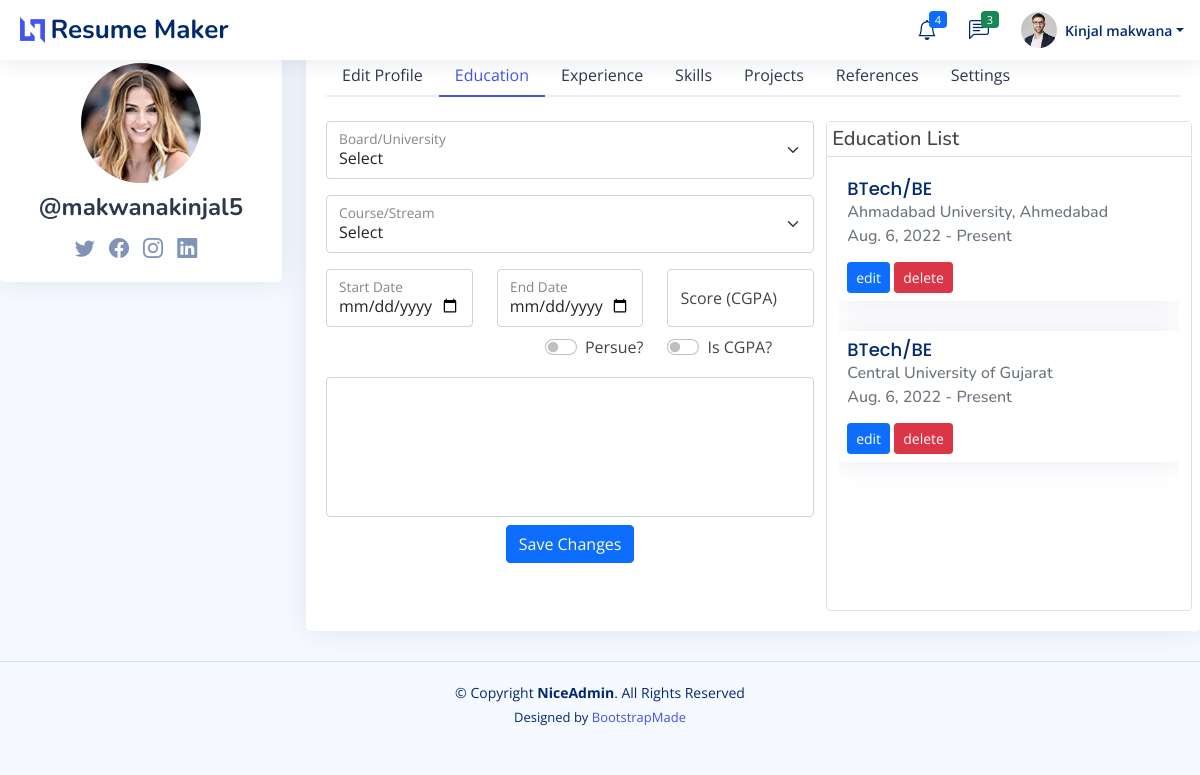
The page /profile_page/ (signed in) on the database its author committed.
### resumeApp/models.py (models this page shows, shortened)
class User(models.Model):
    Master = models.ForeignKey(Master, on_delete=models.CASCADE)
    UserName = models.CharField(max_length=25, unique=True)
    Image = models.FileField(upload_to="users/profile/", default="avatar.png")
    About = models.TextField(max_length=255, default="")
    FullName = models.CharField(max_length=30, default="")
    BirthDate = models.DateTimeField()
    Mobile = models.CharField(max_length=10, default="")
    Gender = models.CharField(max_length=10, choices=gender_choice)
    BirthDate = models.DateField(auto_now=True)
    Country = models.CharField(max_length=20, default="")
    State = models.CharField(max_length=20, default="")
    City = models.CharField(max_length=20, default="")
    Address = models.TextField(max_length=255, default="")
    class Meta:
        db_table = 'user'

class Education(models.Model):
    User = models.ForeignKey(User, on_delete=models.CASCADE)
    BoardUniversity = models.ForeignKey(BoardOrUniversity, on_delete=models.CASCADE)
    CourseStream = models.ForeignKey(CourseOrStream, on_delete=models.CASCADE)
    IsContinue = models.BooleanField(default=False)
    StartDate = models.DateField(auto_created=True, blank=True)
    EndDate = models.DateField(auto_created=True, blank=True)
    Score = models.DecimalField(null=True, max_digits=4, decimal_places=2, validators=[validators.MinValueValidator(0.00)])
    IsPercent = models.BooleanField(default=True)
    Description = models.CharField(max_length=100)
    IsCompleted = models.BooleanField(default=False)
    class Meta:
        db_table = 'education'

class CourseOrStream(models.Model):
    Name = models.CharField(max_length=50)
    Type = models.CharField(max_length=10)
    Duration = models.IntegerField(validators=[validators.MinValueValidator(1), validators.MaxValueValidator(4)])
    class Meta:
        db_table = 'Course Or Stream'

class BoardOrUniversity(models.Model):
    Name = models.CharField(max_length=50)
    Location = models.TextField(max_length=100)
    class Meta:
        db_table = 'BoardOrUniversity'
        verbose_name_plural = 'Board Or Universities'

### resumeApp/views.py (the view)
# urls.py: path('profile_page/', profile_page, name="profile_page"),
def profile_page(request):
    if 'email' in request.session:
        profile_data(request)
        data['current_page'] = 'profile_page'
    return render(request, 'profile_page.html', data)

### resumeApp/templates/profile_page.html (shortened to what this page needs)
{% extends 'base.html' %}
{% load static %}
{% block main_content %}
    <div class="pagetitle">
      <h1>Profile</h1>
    </div>
    <section class="section profile">
      <div class="row">
        <div class="col-xl-3">
          <div class="card">
            <div class="card-body profile-card pt-4 d-flex flex-column align-items-center">
              <form class="profile-image-form avatar-block" onchange="this.submit()" method="post" action="{% url 'profile_image_upload' %}" uploaded="{% if profile_data.Image != '/uploads/' %}true{% else %}false{% endif %}" enctype="multipart/form-data">
                <img src="{% if profile_data.Image != '/uploads/' %}{{profile_data.Image}}{% else %}{% static 'img/avatar.png' %}{% endif %}" alt="Profile" class="rounded-circle">
              </form>
              <h2>{{profile_data.Username}}</h2>
              <div class="social-links mt-2">
                <a href="https://twitter.com/" class="twitter"><i class="bi bi-twitter"></i></a>
                <a href="https://www.facebook.com/" class="facebook"><i class="bi bi-facebook"></i></a>
                <a href="https://www.instagram.com" class="instagram"><i class="bi bi-instagram"></i></a>
                <a href="https://www.linkedin.com/sss" class="linkedin"><i class="bi bi-linkedin"></i></a>
              </div>
            </div>
          </div>
        </div>
        <div class="col-xl-9">
          <div class="card">
            <div class="card-body pt-3">
              <ul class="nav nav-tabs nav-tabs-bordered">
                <li class="nav-item">
                  <button class="nav-link" data-bs-toggle="tab" data-bs-target="#profile-edit">Edit Profile</button>
                </li>
                <li class="nav-item">
                  <button class="nav-link active" data-bs-toggle="tab" data-bs-target="#education">Education</button>
                </li>
                <li class="nav-item">
                  <button class="nav-link" data-bs-toggle="tab" data-bs-target="#experience">Experience</button>
                </li>
                <li class="nav-item">
                  <button class="nav-link" data-bs-toggle="tab" data-bs-target="#skills">Skills</button>
                </li>
                <li class="nav-item">
                  <button class="nav-link" data-bs-toggle="tab" data-bs-target="#projects">Projects</button>
                </li>
                <li class="nav-item">
                  <button class="nav-link" data-bs-toggle="tab" data-bs-target="#reference">References</button>
                </li>
                <li class="nav-item">
                  <button class="nav-link" data-bs-toggle="tab" data-bs-target="#profile-settings">Settings</button>
                </li>
              </ul>
              <div class="tab-content pt-2">
                <div class="tab-pane fade pt-3 show active" id="education">
                  <div class="row">
                    <div class="col-7">
                      <form method="post" class="add_update_education" action="{% url 'add_education' %}">
                            <div class="form-floating mb-3">
                              <select class="form-select" name="board_university" id="floatingSelect" aria-label="board_university">
                                <option>Select</option>
                              </select>
                              <label for="board_university" class="col-form-label">Board/University</label>
                            </div>
                            <div class="form-floating mb-3">
                              <select class="form-select" name="course_stream" id="floatingSelect" aria-label="course_stream">
                                <option>Select</option>
                              </select>
                              <label for="course_stream" class="col-form-label">Course/Stream</label>
                            </div>
                            <div class="row mb-3">
                              <div class="col-4">
                                  <div class="form-floating">
                                    <input name="start_date" type="date" class="form-control" id="start_date" placeholder="score" value="{{edit_education.StartDate}}">
                                    <label for="start_date" class="col-form-label">Start Date</label>
                                  </div>
                              </div>
                              <div class="col-4">
                                  <div class="form-floating">
                                    <input name="end_date" type="date" class="form-control" id="end_date" placeholder="score" value="{{edit_education.EndDate}}">
                                    <label for="end_date" class="col-form-label">End Date</label>
                                  </div>
                                  <div class="is_continue_switch mt-2">
                                    <div class="form-check form-switch" style="float: right;" data-bs-toggle="tooltip" data-bs-placement="top" title="is continue">
                                      <input class="form-check-input" name="is_edcation_continue" type="checkbox" id="is_edcation_continue" {% if edit_education.IsCompleted %}checked{% endif %}>
                                      <label class="form-check-label" for="is_edcation_continue">Persue?</label>
                                    </div>
                                  </div>
                              </div>
                              <div class="col-4">
                                <div class="form-floating">
                                  <input name="score" type="number" class="form-control" id="score" placeholder="score" max="100.00" value="{{edit_education.Score}}">
                                  <label for="score" class="col-form-label">Score {% if edit_education.IsPercent %}(%){% else %}(CGPA){% endif %}</label>
                                </div>
                                <div class="is_percent_switch mt-2">
                                  <div class="form-check form-switch" style="margin: auto;" data-bs-toggle="tooltip" data-bs-placement="top" title="perecent">
                                    <input class="form-check-input" name="is_cgpa" type="checkbox" id="is_cgpa" {% if edit_education.IsPercent %}checked{% endif %}>
                                    <label class="form-check-label" for="is_cgpa">Is CGPA?</label>
                                  </div>
                                </div>
                              </div>
                            </div>
                            <div class="row">
                              <div class="col">
                                <div class="form-floating">
                                  <textarea name="description" class="form-control" id="description" style="height: 140px; resize: none;" placeholder="description"></textarea>
                                </div>
                              </div>
                            </div>
                        <div class="text-center row mt-2">
                          <button type="submit" class="w-auto m-auto btn btn-primary">Save Changes</button>
                        </div>
                      </form>
                    </div>
                    <div class="col-5 edcation_list border" style="position:relative;border-radius: 4px;">
                      <h5 class="w-100" style="position: absolute; top:0; left: 0;z-index: 1; background-color: #fff; padding: 5px; border-bottom: #ddd solid 1px;">Education List</h5>
                      <div class=" scroller mt-5">
                      {% for education in my_educations %}
                      <div class="card">
                        <div class="card-body p-2">
                          <h5 class="card-title p-0">{{education.CourseStream.Name}}</h5>
                          <h6 class="card-subtitle mb-2 text-muted">{{education.BoardUniversity.Name}}</h6>
                          <h6 class="card-subtitle mb-2 text-muted">{{education.StartDate}} - {% if education.IsCompleted %} Present {% else %} {{education.EndDate}} {% endif %} </h6>
                          <a href="{% url 'edit_education' pk=education.pk %}" class="card-link m-0 btn btn-sm btn-primary">edit</a>
                          <a href="{% url 'delete_education' pk=education.pk %}" class="card-link m-0 btn btn-sm btn-danger">delete</a>
                        </div>
                      </div>
                      {% endfor %}
                      </div>
                    </div>
                  </div>
                </div>
              </div>
            </div>
          </div>
        </div>
      </div>
    </section>
{% endblock %}

### resumeApp/templates/base.html (shortened to what this page needs)
<!DOCTYPE html>
<html lang="en">
{% load static %}
<head>
  <link href="{% static 'vendor/bootstrap/css/bootstrap.min.css' %}" rel="stylesheet">
  <link href="{% static 'vendor/bootstrap-icons/bootstrap-icons.css' %}" rel="stylesheet">
  <link href="{% static 'vendor/boxicons/css/boxicons.min.css' %}" rel="stylesheet">
  <link href="{% static 'vendor/quill/quill.snow.css' %}" rel="stylesheet">
  <link href="{% static 'vendor/quill/quill.bubble.css' %}" rel="stylesheet">
  <link href="{% static 'vendor/remixicon/remixicon.css' %}" rel="stylesheet">
  <link href="{% static 'vendor/simple-datatables/style.css' %}" rel="stylesheet">
  <link href="{% static 'css/style.css' %}" rel="stylesheet">
</head>
<body>
  {% if current_page not in no_headers %}
  <header id="header" class="header fixed-top d-flex align-items-center">
    <div class="d-flex align-items-center justify-content-between">
      <a href="index.html" class="logo d-flex align-items-center">
        <img src="{% static 'img/logo.png' %}" alt="">
        <span class="d-none d-lg-block">Resume Maker</span>
      </a>
    </div>
    <nav class="header-nav ms-auto">
      <ul class="d-flex align-items-center">
        <li class="nav-item dropdown">
          <a class="nav-link nav-icon" href="#" data-bs-toggle="dropdown">
            <i class="bi bi-bell"></i>
            <span class="badge bg-primary badge-number">4</span>
          </a>
        </li>
        <li class="nav-item dropdown">
          <a class="nav-link nav-icon" href="#" data-bs-toggle="dropdown">
            <i class="bi bi-chat-left-text"></i>
            <span class="badge bg-success badge-number">3</span>
          </a>
        </li>
        <li class="nav-item dropdown pe-3">
          <a class="nav-link nav-profile d-flex align-items-center pe-0" href="#" data-bs-toggle="dropdown">
            <img src="{% static 'img/profile-img.jpg' %}" alt="Profile" class="rounded-circle">
            <span class="d-none d-md-block dropdown-toggle ps-2">{{profile_data.FullName}}</span>
          </a>
        </li>
      </ul>
    </nav>
  </header>
  {% endif %}
  {% block main_content %}
  {% endblock %}
  {% if current_page not in no_headers %}
  <footer class="footer">
    <div class="copyright">
      &copy; Copyright <strong><span>NiceAdmin</span></strong>. All Rights Reserved
    </div>
    <div class="credits">
      Designed by <a href="https://bootstrapmade.com/">BootstrapMade</a>
    </div>
  </footer>
  {% endif %}
</body>
</html>

### resumeApp/static/css/style.css (style rules this page uses)
:root { scroll-behavior: smooth; }
body { font-family: "Open Sans", sans-serif; background: #f6f9ff; color: #444444; }
a { color: #4154f1; text-decoration: none; }
h1, h2, h3, h4, h5, h6 { font-family: "Nunito", sans-serif; }
.pagetitle { margin-bottom: 10px; }
.pagetitle h1 { font-size: 24px; margin-bottom: 0; font-weight: 600; color: #012970; }
.card { margin-bottom: 30px; border: none; border-radius: 5px; box-shadow: 0px 0 30px rgba(1, 41, 112, 0.1); overflow: hidden; }
.card-title { padding: 20px 0 15px 0; font-size: 18px; font-weight: 500; color: #012970; font-family: "Poppins", sans-serif; }
.card-body { padding: 0 20px 20px 20px; }
.nav-tabs-bordered { border-bottom: 2px solid #ebeef4; }
.nav-tabs-bordered .nav-link { margin-bottom: -2px; border: none; color: #2c384e; }
.nav-tabs-bordered .nav-link.active { background-color: #fff; color: #4154f1; border-bottom: 2px solid #4154f1; }
.logo { line-height: 1; }
@media (min-width: 1200px) { .logo { width: 280px; } }
.logo img { max-height: 26px; margin-right: 6px; }
.logo span { font-size: 26px; font-weight: 700; color: #012970; font-family: "Nunito", sans-serif; }
.header { transition: all 0.5s; z-index: 997; height: 60px; box-shadow: 0px 2px 20px rgba(1, 41, 112, 0.1); background-color: #fff; padding-left: 20px; }
.header-nav ul { list-style: none; }
.header-nav > ul { margin: 0; padding: 0; }
.header-nav .nav-icon { font-size: 20px; color: #012970; }
.header-nav .nav-profile { color: #012970; }
.header-nav .nav-profile img { max-height: 36px; }
.header-nav .nav-profile span { font-size: 14px; font-weight: 600; }
.header-nav .badge-number { position: absolute; inset: 4px 6px auto auto; font-weight: normal; font-size: 11px; padding: 3px 6px; }
.profile .profile-card img { max-width: 120px; }
.profile .profile-card h2 { font-size: 24px; font-weight: 700; color: #2c384e; margin: 10px 0 0 0; }
.profile .profile-card .social-links a { font-size: 20px; display: inline-block; color: rgba(1, 41, 112, 0.5); line-height: 0; margin-right: 10px; transition: 0.3s; }
.footer { padding: 20px 0; font-size: 14px; transition: all 0.3s; border-top: 1px solid #cddfff; }
.footer .copyright { text-align: center; color: #012970; }
.footer .credits { padding-top: 5px; text-align: center; font-size: 13px; color: #012970; }

### resumeApp/templates/base.html (style rules this page uses)
.scroller { overflow: hidden; height: 55vh; overflow-y: auto; }

### resumeApp/templates/profile_page.html (style rules this page uses)
.avatar-block { position: relative; transition: all ease-in-out 0.2s; }

### rows shown on the page
User: FullName "Kinjal makwana"
Education: CourseStream.Name "BTech/BE", BoardUniversity.Name "Ahmadabad University, Ahmedabad", StartDate "Aug. 6, 2022", IsCompleted "Present"
Education: CourseStream.Name "BTech/BE", BoardUniversity.Name "Central University of Gujarat", StartDate "Aug. 6, 2022", IsCompleted "Present"

### other values the page prints
{{ profile_data.Username }} "@makwanakinjal5"
